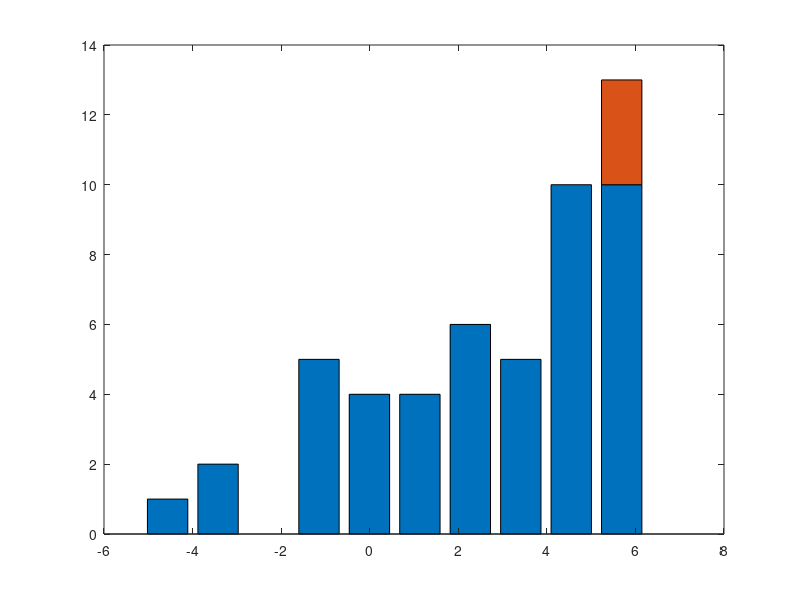

Write the MATLAB code that produced this figure. (Note: this script raises an error after producing the figure.)
%% Fitting Custom Univariate Distributions, Part 2
% This example shows how to use some more advanced techniques with the
% Statistics Toolbox(TM) function |mle| to fit custom distributions to 
% univariate data.  The techniques include fitting models to censored 
% data, and illustration of some of the numerical details of fitting 
% with custom distributions.  
%
% See <customdist1demo.html Fitting Custom Univariate Distributions> 
% for additional examples of fitting custom distributions to 
% univariate data.

%   Copyright 2004-2012 The MathWorks, Inc.
%   $Revision: 1.1.8.4 $  $Date: 2012/03/27 18:32:33 $


%% Fitting Custom Distributions with Censored Data
% The extreme value distribution is often used to model failure times of
% mechanical parts, and experiments in such cases are sometimes only run
% for a fixed length of time.  If not all of the experimental units have
% failed within that time, then the data are right-censored, that is, the
% value of some failure times are not known exactly, but only known to be
% larger than a certain value.

%%
% The Statistics Toolbox includes the function |evfit|, which fits an extreme
% value distribution to data, including data with censoring.  However, for
% the purposes of this example, we will ignore |evfit|, and show how to
% use |mle| and custom distributions to fit a model to censored data,
% using the extreme value distribution.

%%
% Because the values for the censored data are not known exactly, maximum
% likelihood estimation becomes more difficult.  In particular, both the
% PDF and the CDF are needed to compute the log-likelihood.  Therefore, you
% must provide |mle| with functions for both of those in order to fit
% censored data.  The Statistics Toolbox includes the functions |evpdf| and
% |evcdf|, so for this example, the work of writing the code has already been
% done.

%%
% We'll fit the model to simulated data.  The first step is to generate some
% uncensored extreme value data.
rng(0,'twister');
n = 50;
mu = 5;
sigma = 2.5;
x = evrnd(mu,sigma,n,1);

%%
% Next, we censor any values that are larger than a predetermined cutoff,
% by replacing those values with the cutoff value.  This is known as Type
% II censoring, and with the cutoff at 7, about 12% of the original data
% end up being censored.
c = (x > 7);
x(c) = 7;
sum(c)/length(c)

%%
% We can plot a histogram of these data, including a stacked bar to
% represent the censored observations.
[uncensCnts,binCtrs] = hist(x(~c));
censCnts = hist(x(c),binCtrs);
bar(binCtrs,[uncensCnts' censCnts'],'stacked');

%%
% Although there is censoring, the fraction of censored observations is
% relatively small, and so the method of moments can provide a reasonable
% starting point for the parameter estimates.  We compute the values of mu
% and sigma that correspond to the observed mean and standard deviation of
% the uncensored data.
sigma0 = sqrt(6)*std(x(~c))./pi
mu0 = mean(x(~c))-psi(1).*sigma0

%%
% In addition to passing the data, x, and handles to the PDF and CDF
% functions into |mle|, we also use the 'censoring' parameter to pass in the
% censoring vector, c.  Because the scale parameter, sigma, must be
% positive, we specify lower parameter bounds.  |mle| returns the maximum
% likelihood estimates of the two extreme value distribution parameters, mu
% and sigma, as well as approximate 95% confidence intervals.
[paramEsts,paramCIs] = mle(x, 'censoring',c, 'pdf',@evpdf, 'cdf',@evcdf, ...
                           'start',[mu0 sigma0], 'lower',[-Inf,0])


%% Some Numerical Issues in Fitting Custom Distributions
% Fitting a custom distribution requires an initial guess for the
% parameters, and it's often difficult to know how good or bad a starting
% point is a priori.  In the previous example, if we had picked a starting
% point that was farther away from the maximum likelihood estimates, some
% of the observations could have been very far out in the tails of the
% extreme value distribution corresponding to the starting point.  One of
% two things might then have happened.
%
% First, one of the PDF values might have become so small that it
% underflowed to zero in double precision arithmetic.  Second, one of the
% CDF values might have become so close to 1 that it rounded up in double
% precision.  (It's also possible that a CDF value might have become so
% small as to underflow, but that turns out not to be a problem.)
%
% Either of these conditions causes problems when |mle| computes the
% log-likelihood, because they lead to log-likelihood values of -Inf, and
% the optimization algorithm in |mle| can not normally be expected to step
% out of such regions.

%%
% Knowing what the maximum likelihood estimates are, let's see what happens
% with a different starting point.
start = [1 1];
try
    [paramEsts,paramCIs] = mle(x, 'censoring',c, 'pdf',@evpdf, 'cdf',@evcdf, ...
                               'start',start, 'lower',[-Inf,0])
catch ME
    disp(ME.message)
end
%%
% In this case, the second problem has occurred:  Some of the CDF values at
% the initial parameter guess are computed as exactly 1, and so the
% log-likelihood is infinite.  We could try setting |mle|'s 'FunValCheck'
% control parameter to 'off', which would disable checking for non-finite
% likelihood values, and then hope for the best.  But the right way to solve
% this numerical problem is at its root, and in this case it's not hard to
% do.
%
% Notice that the extreme value CDF is of the form
%
%    p = 1 - exp( -exp((x-mu)./sigma) )
%
% The contribution of the censored observations to the log-likelihood is
% the log of their survival function (SF) values, i.e., log(1-CDF).  For
% the extreme value distribution, the log of the SF is just
% -exp((x-mu)./sigma).  If we could compute the log-likelihood using the
% log SF directly, (instead of, in effect, computing log(1 -
% (1-exp(logSF)))) we would avoid the rounding issues with the CDF.  That's
% because observations whose CDF values are not distinguishable from 1 in
% double precision have log SF values that are still easily representable
% as non-zero values.  For example, a CDF value of (1 - 1e-20) rounds to 1
% in double precision, because double precision |eps| is about 2e-16.
SFval = 1e-20;
CDFval = 1 - SFval
%%
% However, the log of the corresponding SF value, i.e. log(1-CDF), is
% easily represented.
log(SFval)
%%
% A similar observation can be made about using the log PDF rather than the
% PDF itself -- the contribution of uncensored observations to the
% log-likelihood is the log of their PDF values.  Using the log PDF
% directly (instead of, in effect, computing log(exp(logPDF))) avoids
% underflow problems where the PDF is not distinguishable from zero in
% double precision, but the log PDF is still easily representable as a
% finite negative number.  For example, a PDF value of 1e-400 underflows in
% double precision, because double precision |realmin| is about 2e-308.
logPDFval = -921;
PDFval = exp(logPDFval)

%%
% |mle| provides a syntax for specifying a custom distribution using the
% log PDF and the log SF (rather than the PDF and CDF), via the 'logpdf'
% and 'logsf' parameters.   Unlike the PDF and CDF functions, there are no
% existing functions, so we'll create anonymous functions that compute
% these values:
evlogpdf = @(x,mu,sigma) ((x - mu) ./ sigma - exp((x - mu) ./ sigma)) - log(sigma);
evlogsf = @(x,mu,sigma) -exp((x-mu)./sigma);

%%
% Using the same starting point, the alternate logPDF/logSF specification
% of the extreme value distribution makes the problem solvable:
start = [1 1];
[paramEsts,paramCIs] = mle(x, 'censoring',c, 'logpdf',evlogpdf, 'logsf',evlogsf, ...
                           'start',start, 'lower',[-Inf,0])
%%
% However, this strategy cannot always mitigate a poor starting point, and
% a careful choice of starting point is always recommended.


%% Supplying a Gradient
% By default, |mle| uses the function |fminsearch| to find parameter values
% that maximize the log-likelihood for the data.  |fminsearch| uses an
% optimization algorithm that is derivative-free, and is often a good
% choice.
%
% However, for some problems, choosing an optimization algorithm that uses
% the derivatives of the log-likelihood function can make the difference
% between converging to the maximum likelihood estimates or not, especially
% when the starting point is far away from the final answer.  Providing the
% derivatives can also sometimes speed up the convergence.
%
% If your MATLAB(R) installation includes the Optimization Toolbox(TM), |mle| allows
% you to use the function |fmincon|, which includes optimization algorithms
% that can use derivative information.  To take best advantage of the
% algorithms in |fmincon|, you can specify a custom distribution using a
% log-likelihood function, written to return not only the log-likelihood
% itself, but its gradient as well.  The gradient of the log-likelihood
% function is simply the vector of its partial derivatives with respect to
% its parameters.
%
% This strategy requires extra preparation, to write code that computes
% both the log-likelihood and its gradient.  For this example, we've the
% created code to do that for the extreme value distribution as a separate
% file <matlab:edit('evnegloglike.m') |evnegloglike.m|>.
type evnegloglike.m

%%
% Notice that the function |evnegloglike| returns the _negative_ of both
% the log-likelihood values and of the gradient values, because MLE
% _minimizes_ that negative log-likelihood.

%%
% To compute the maximum likelihood estimates using a gradient-based
% optimization algorithm, we use the 'nloglf' parameter, specifying that we
% are providing a handle to a function that computes the negative
% log-likelihood, and the 'optimfun' parameter, specifying |fmincon| as the
% optimization function.  |mle| will automatically detect that
% |evnegloglike| can return both the negative log-likelihood and its
% gradient.
start = [1 1];
[paramEsts,paramCIs] = mle(x, 'censoring',c, 'nloglf',@evnegloglike, ...
                           'start',start, 'lower',[-Inf,0], 'optimfun','fmincon')


displayEndOfDemoMessage(mfilename)
